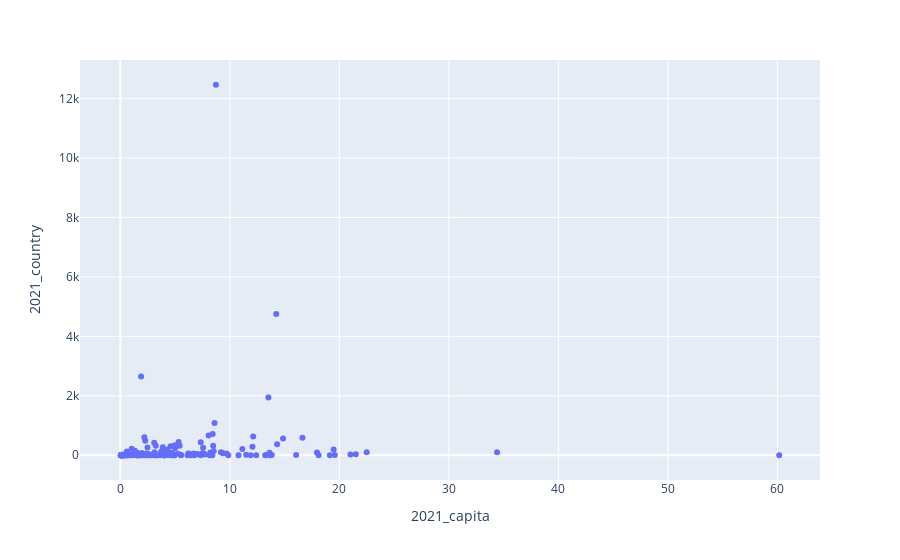
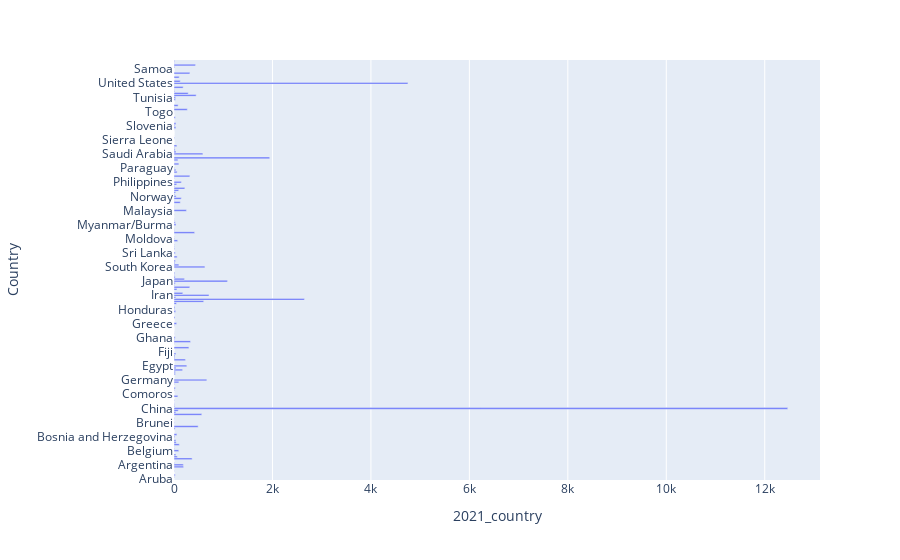

Notebook cell for these charts, in order:
### Code cell
import plotly.express as px
fig = px.scatter(emissions_merged, x="2021_capita", y="2021_country", hover_name="Country")

fig.show()

fig2 = px.bar(emissions_merged,y="Country", x="2021_country",orientation="h")
fig2.show()

### Figure 1 — Plotly figure (JSON) as saved in the notebook; plotly's stock layout.template omitted (floating-point values rounded to 4 significant figures; data arrays with more than 128 entries replaced by an {"elided": "..."} marker saying what was removed)
{"data": [{"hovertemplate": "<b>%{hovertext}</b><br><br>2021_capita=%{x}<br>2021_country=%{y}<extra></extra>", "hovertext": {"elided": "208 str values"}, "legendgroup": "", "marker": {"color": "#636efa", "symbol": "circle"}, "mode": "markers", "name": "", "orientation": "v", "showlegend": false, "type": "scatter", "x": {"elided": "208 float values"}, "xaxis": "x", "y": {"elided": "208 float values"}, "yaxis": "y"}], "layout": {"legend": {"tracegroupgap": 0}, "margin": {"t": 60}, "xaxis": {"anchor": "y", "domain": [0, 1], "title": {"text": "2021_capita"}}, "yaxis": {"anchor": "x", "domain": [0, 1], "title": {"text": "2021_country"}}}}

### Figure 2 — Plotly figure (JSON) as saved in the notebook; plotly's stock layout.template omitted (floating-point values rounded to 4 significant figures; data arrays with more than 128 entries replaced by an {"elided": "..."} marker saying what was removed)
{"data": [{"alignmentgroup": "True", "hovertemplate": "2021_country=%{x}<br>Country=%{y}<extra></extra>", "legendgroup": "", "marker": {"color": "#636efa", "pattern": {"shape": ""}}, "name": "", "offsetgroup": "", "orientation": "h", "showlegend": false, "textposition": "auto", "type": "bar", "x": {"elided": "208 float values"}, "xaxis": "x", "y": {"elided": "208 str values"}, "yaxis": "y"}], "layout": {"barmode": "relative", "legend": {"tracegroupgap": 0}, "margin": {"t": 60}, "xaxis": {"anchor": "y", "domain": [0, 1], "title": {"text": "2021_country"}}, "yaxis": {"anchor": "x", "domain": [0, 1], "title": {"text": "Country"}}}}
